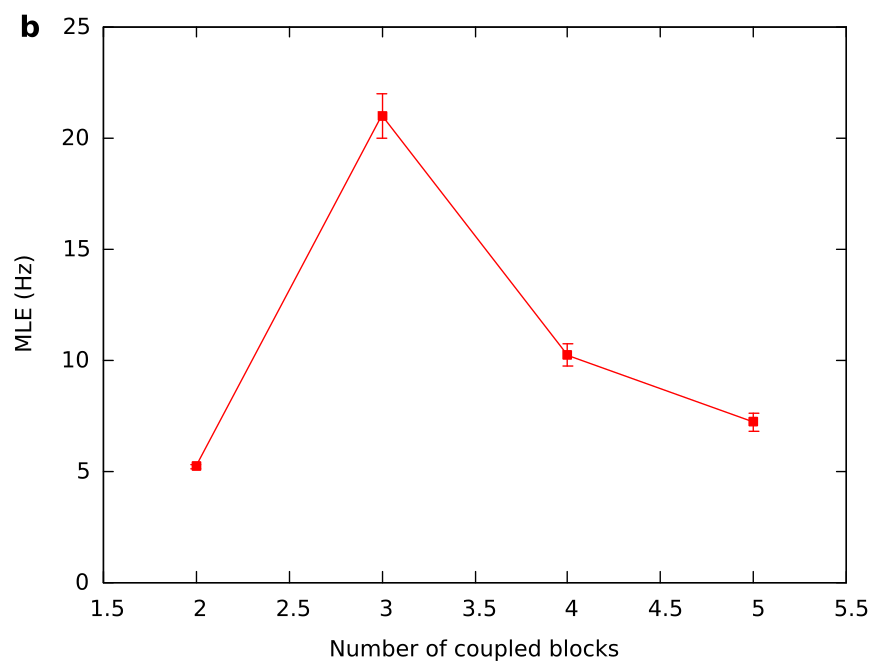

Reproduce this figure in gnuplot.
set terminal qt persist
set termoption font ",12"
set xlabel "Number of coupled blocks"
set ylabel "MLE (Hz)"
set xrange [1.5:5.5]
set yrange [0:25]
set label at graph -0.11,1 "{/:Bold b}" font ",16"
plot "chaos.dat" u 1:4:5 w yerr pt 5 lc "red" notitle
replot "chaos.dat" u 1:4 w l lc "red" notitle
